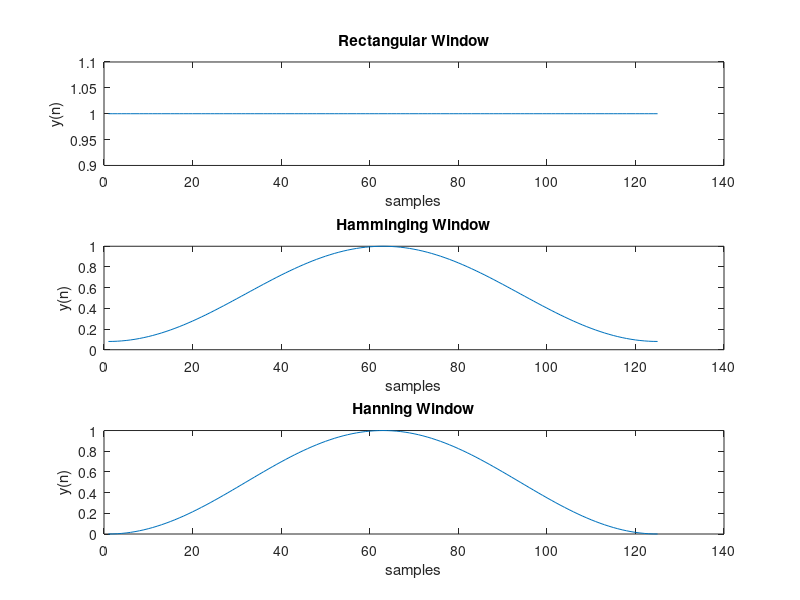

Source code (MATLAB):

% number of points in windows
N = 125;

% plotting different windows
figure();

subplot(3,1,1);
plot(rectwin(N));
title('Rectangular Window');
xlabel('samples');
ylabel('y(n)');

subplot(3,1,2);
plot(hamming(N));
title('Hamminging Window');
xlabel('samples');
ylabel('y(n)');

subplot(3,1,3);
plot(hanning(N));
title('Hanning Window');
xlabel('samples');
ylabel('y(n)');
